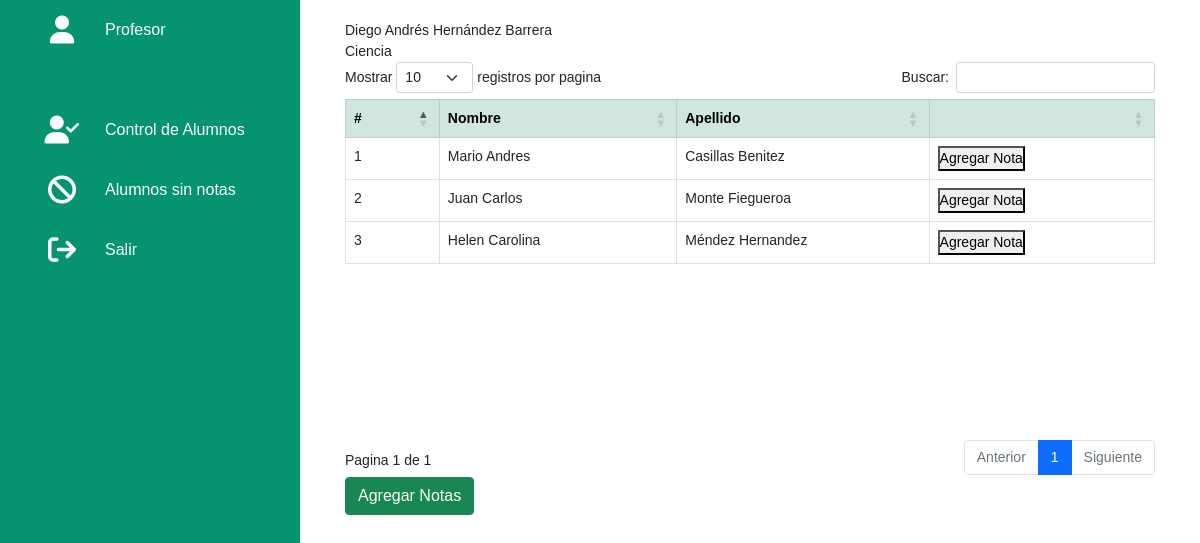
Screenshot of /Vista/Vista_Profesor/Alumnos.php (signed in) with the database file from the repository.
### tables this page shows
CREATE TABLE `profesor` (
  `Id` int(11) NOT NULL,
  `Nombre` varchar(50) NOT NULL,
  `Apellido` varchar(50) NOT NULL,
  `Edad` int(2) NOT NULL,
  `Idmateria` int(11) NOT NULL,
  `Usuario` varchar(8) NOT NULL,
  `Password` varchar(10) NOT NULL,
  `idroles` int(11) NOT NULL,
  `idEstado` int(11) NOT NULL
);

CREATE TABLE `materia` (
  `id` int(11) NOT NULL,
  `nombre` varchar(100) NOT NULL
);

CREATE TABLE `estudiante` (
  `Id` int(11) NOT NULL,
  `Nombre` varchar(50) NOT NULL,
  `Apellido` varchar(50) NOT NULL,
  `Edad` int(2) NOT NULL,
  `Idaula` int(11) NOT NULL,
  `Usuario` varchar(8) NOT NULL,
  `Password` varchar(10) NOT NULL,
  `idroles` int(11) NOT NULL,
  `idEstado` int(11) NOT NULL
);

### Clases/conexion.php (called while the page is built, shortened)
<?php
class Conexion{
    public $servername = "localhost";
    public $username = "root";
    public $password = "";
    public $database = "notas";
    public function conexionDB(){
        $this->con = mysqli_connect($this->servername, $this->username, $this->password, $this->database);
    }
}
?>

### Clases/Profesor.php (the view, shortened to what this page needs)
<?php
class Profesor extends Persona{
    public function ver(){
        $profe = $_SESSION['profe'];
        $query = "SELECT profesor.*, materia.id AS idmateria, materia.nombre AS materia FROM profesor INNER JOIN materia ON profesor.Idmateria= materia.Id  WHERE profesor.Id=$profe";
        $result = mysqli_query($this->con, $query);
        while($imp = mysqli_fetch_array($result)){
            echo $imp['Nombre'], " " ,$imp['Apellido'] . "<br>";
            echo $imp['materia'] . "<br>";
        }
    }
    public function EstudiantesSinNotas(){
        $materia = $_SESSION['materia'];
        $query = "SELECT DISTINCT estudiante.Id AS idestudiante, estudiante.Nombre As nombre, estudiante.Apellido As apellido FROM detalle INNER JOIN estudiante ON detalle.idEstudiante=estudiante.Id INNER JOIN materia ON detalle.idMateria=materia.id INNER JOIN nota ON nota.idMateria=materia.id WHERE detalle.idMateria=$materia AND detalle.idEstudiante != nota.idEstudiante";
        $result = mysqli_query($this->con, $query);
        $cont = 1;
        while($imp = mysqli_fetch_array($result)){
                $tabla = "<tr>";
                    $tabla .= "<td>". $cont ."</td>";
                    $tabla .= "<td>".$imp['nombre']."</td>";
                    $tabla .= "<td>". $imp['apellido'] ."</td>";
                    $tabla .= "<form action='EstudianteNotas.php' method='POST'>";
                        $tabla .= "<td><button name='idestudiante' value='".$imp['idestudiante']."'>Agregar Nota</button></td>";
                    $tabla .= "</form>";
                $tabla .= "</tr>";
                echo $tabla;
            $cont++;
        }
    }
}
?>

### style/administrador.css (style rules this page uses)
* { margin: 0; padding: 0; box-sizing: border-box; font-family:'Lucida Sans', 'Lucida Sans Regular', 'Lucida Grande', 'Lucida Sans Unicode', Geneva, Verdana, sans-serif }
:root { --color:#069370; --white: #fff; --grey: #f5f5f5; --black: #222; --black2: #999; }
body { min-height: 100vh; overflow-x: hidden; }

### rows the page displays
profesor: Nombre "Diego Andrés", Apellido "Hernández Barrera", Idmateria.nombre "Ciencia"
estudiante: Nombre "Mario Andres", Apellido "Casillas Benitez", $imp['idestudiante'] 2 (drawn)
estudiante: Nombre "Juan Carlos", Apellido "Monte Fiegueroa", $imp['idestudiante'] 3 (drawn)
estudiante: Nombre "Helen Carolina", Apellido "Méndez Hernandez", $imp['idestudiante'] 4 (drawn)
